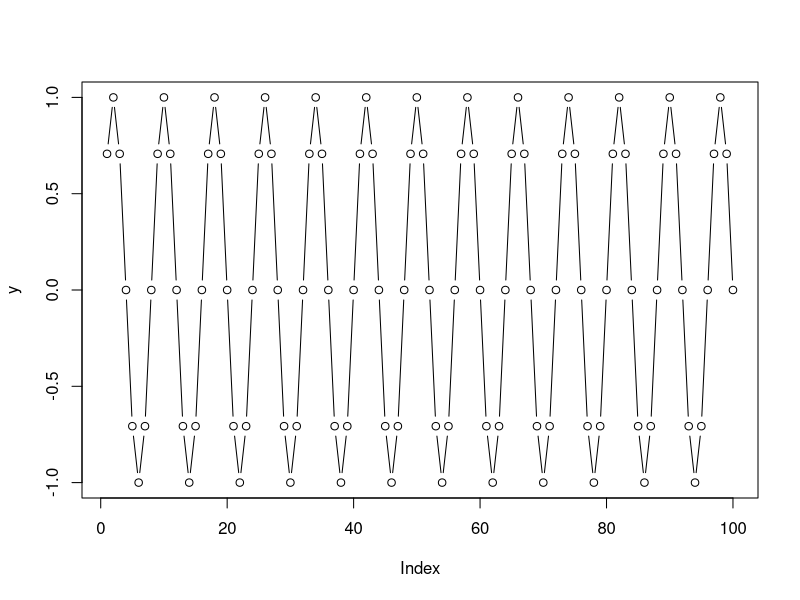
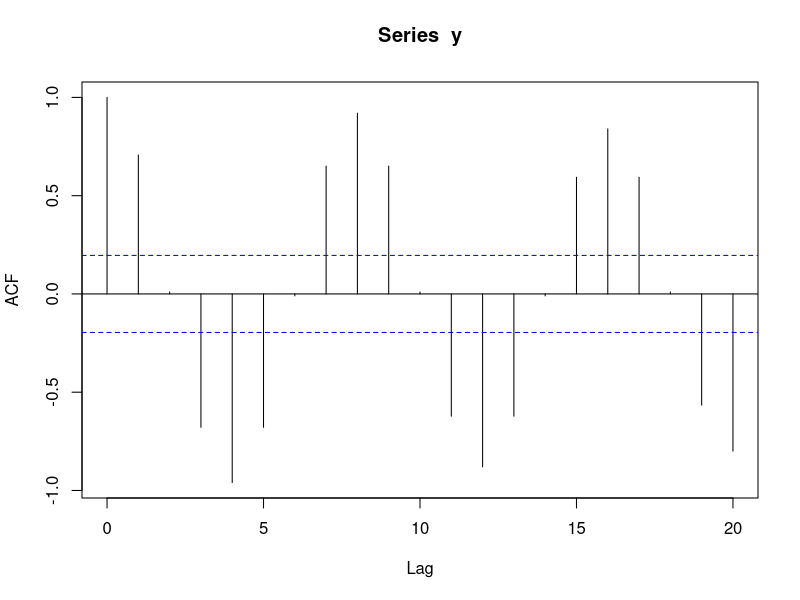
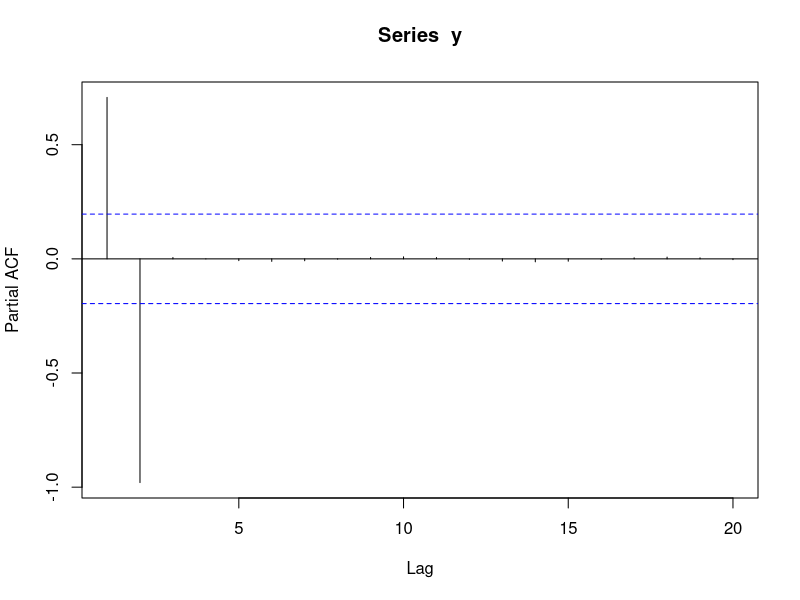
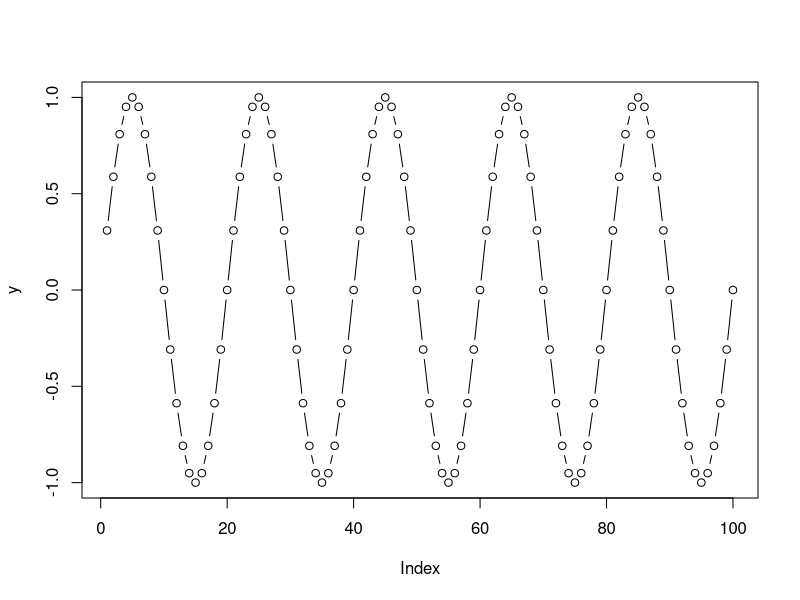
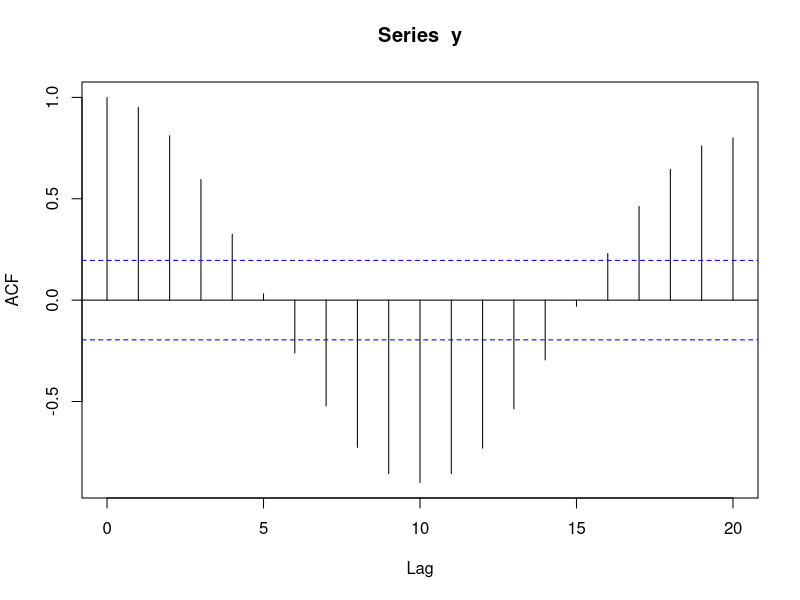
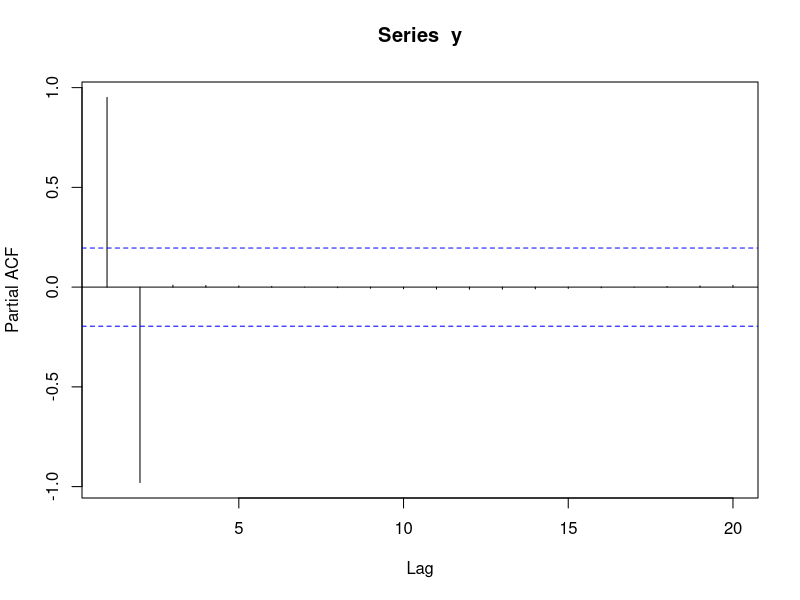
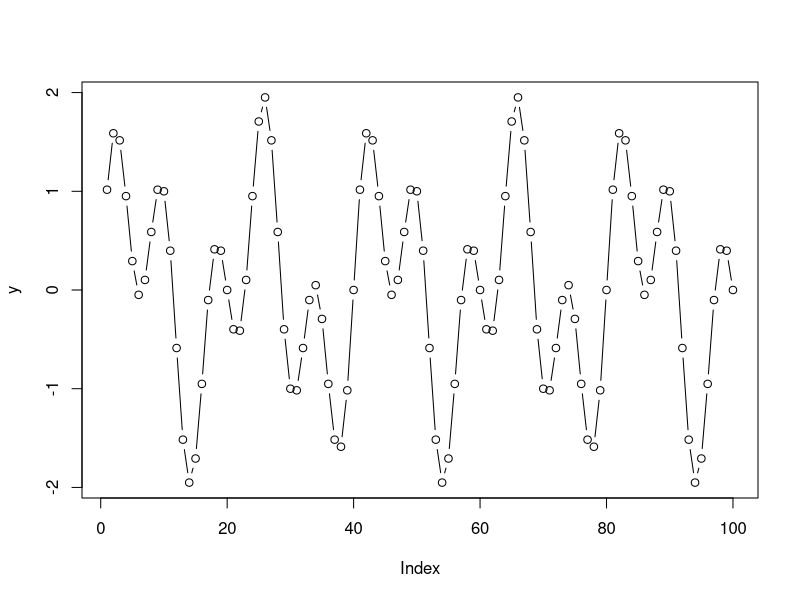
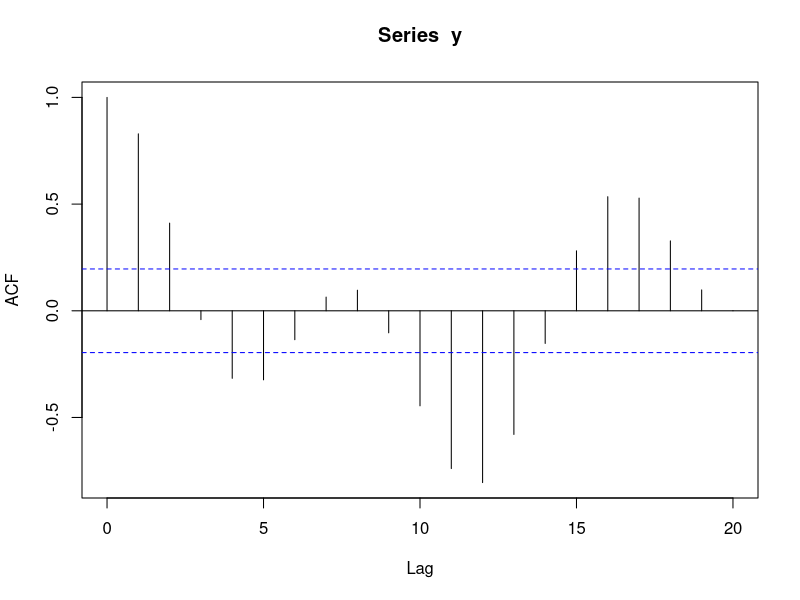

The R script that drew these images, in order:
## R uses radians so to set frequency we'll do radians

x = 1:100

## Noiseless series
y = sin(x * pi / 4) 
plot(y, type = 'b')
acf(y)
pacf(y)

y = sin(x * pi / 10)
plot(y, type = 'b')
acf(y)
pacf(y)

y = sin(x * pi / 4) + sin(x * pi / 10)
plot(y, type = 'b')
acf(y)
pacf(y)

par(mfrow = c(3, 3))
## Somewhat noisy series
noise1 = rnorm(100, sd = 0.05)
noise2 = rnorm(100, sd = 0.05)
par(mfrow = c(3, 3))
y = sin(x * pi / 4) + noise1
plot(y, type = 'b')
acf(y)
pacf(y)

y = sin(x * pi / 10) + noise2
plot(y, type = 'b')
acf(y)
pacf(y)

y = sin(x * pi / 4) + sin(x * pi / 10) + noise1 + noise2
plot(y, type = 'b')
acf(y)
pacf(y)

## Very noisy series
noise1 = rnorm(100, sd = 0.3)
noise2 = rnorm(100, sd = 0.3)
par(mfrow = c(3, 3))
y = sin(x * pi / 4) + noise1
plot(y, type = 'b')
acf(y)
pacf(y)

y = sin(x * pi / 10) + noise2
plot(y, type = 'b')
acf(y)
pacf(y)

y = sin(x * pi / 4) + sin(x * pi / 10) + noise1 + noise2
plot(y, type = 'b')
acf(y)
pacf(y)


